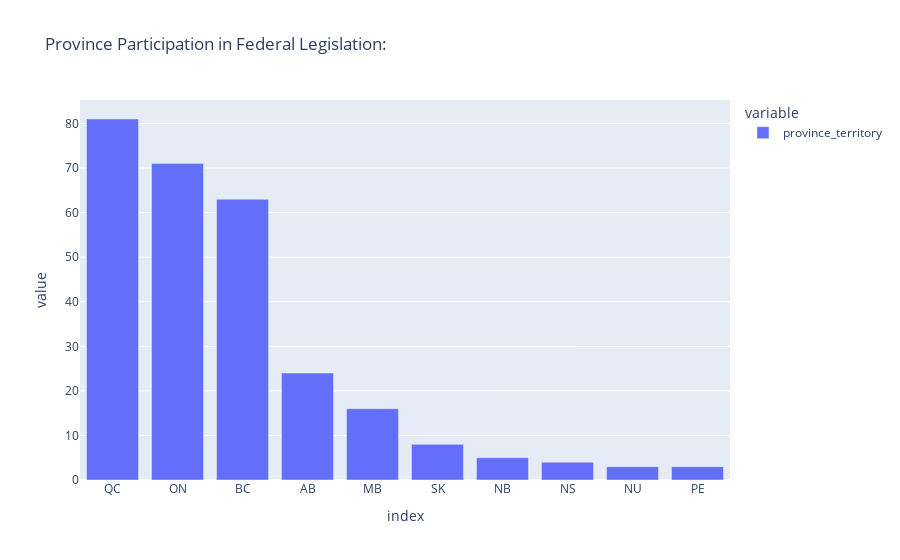

Write notebook code for a chart like this one.
### Code cell
# Provinces Participation in Federal Legislation
x = fed_Legislation_table.province_territory.value_counts()
fig2 = px.bar(x[:25],title = "Province Participation in Federal Legislation:")
fig2.data[0].hovertemplate = '%{label}<br>%{value}'
fig2.show()

### Figure 1 — Plotly figure (JSON) as saved in the notebook; plotly's stock layout.template omitted (floating-point values rounded to 4 significant figures)
{"data": [{"alignmentgroup": "True", "hovertemplate": "%{label}<br>%{value}", "legendgroup": "province_territory", "marker": {"color": "#636efa", "pattern": {"shape": ""}}, "name": "province_territory", "offsetgroup": "province_territory", "orientation": "v", "showlegend": true, "textposition": "auto", "type": "bar", "x": ["QC", "ON", "BC", "AB", "MB", "SK", "NB", "NS", "NU", "PE"], "xaxis": "x", "y": [81, 71, 63, 24, 16, 8, 5, 4, 3, 3], "yaxis": "y"}], "layout": {"autosize": true, "barmode": "relative", "legend": {"title": {"text": "variable"}, "tracegroupgap": 0}, "title": {"text": "Province Participation in Federal Legislation:"}, "xaxis": {"anchor": "y", "autorange": true, "domain": [0, 1], "range": [-0.5, 9.5], "title": {"text": "index"}, "type": "category"}, "yaxis": {"anchor": "x", "autorange": true, "domain": [0, 1], "range": [0, 85.26], "title": {"text": "value"}, "type": "linear"}}}
